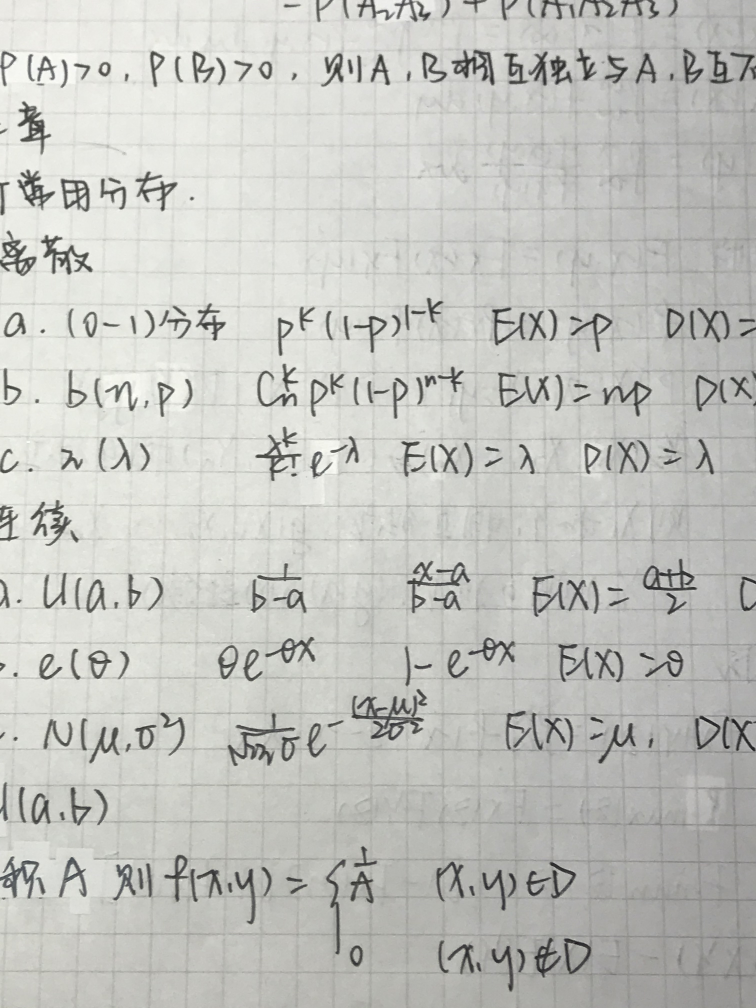
#> input picture img/test5.JPG, 3024 x 4032 px, found by its file name (shown at 1/4 size)
$ python ImageScan.py
#> lines starting #> are read from the running program, lines starting #| are printed output that depends on the picture; after the words box and inside, x2 and y2 are one past the last pixel; in counts of white or black regions, pixels touching at a corner belong together
import cv2
import imutils
import numpy as np


def edge_detection(filepath):
    # resize
    image = cv2.imread(filepath)
    ratio = image.shape[0]/500
    orig = image.copy()
    image = imutils.resize(image, height=500)

    # get gray image, find paper edge
    gray_image = cv2.cvtColor(image, cv2.COLOR_BGR2GRAY)
    gray_image = cv2.GaussianBlur(gray_image, (9,9), 0)
    edged_image = cv2.Canny(gray_image, 75, 200)

    edged_image = cv2.rectangle(edged_image, (0,0),
                                (edged_image.shape[1]-1,edged_image.shape[0]-1), (255, 255, 255),
                                thickness=2)

    return orig, image, ratio, edged_image


def find_contour(image, edged_image):
    cnts = cv2.findContours(edged_image.copy(), cv2.RETR_LIST, cv2.CHAIN_APPROX_SIMPLE)
    cnts = imutils.grab_contours(cnts)
    cnts = sorted(cnts, key=cv2.contourArea, reverse=True)[1:5]      # count the area of contour and sort
    image_cnt = sorted(cnts, key=cv2.contourArea, reverse=True)[0]
    area = edged_image.shape[0]*edged_image.shape[1]
    cnts = [c for c in cnts if cv2.contourArea(c)<0.98*area]

    for c in cnts:
        perimeter = cv2.arcLength(c, True)
        approx = cv2.approxPolyDP(c, 0.02*perimeter, True)          # polygon matching

        if len(approx) == 4 and cv2.contourArea(approx)>0.1*area:
            screenCnt = approx
            break
    else:
        perimeter = cv2.arcLength(image_cnt, True)
        screenCnt = cv2.approxPolyDP(image_cnt, 0.02*perimeter, True)

    cv2.drawContours(image, [screenCnt], -1, (0, 255, 0), 2)

    return screenCnt

def order_points_new(points):
    """
    cloakwise
    """
    sorted_x = points[np.argsort(points[:,0]),:]

    left_most = sorted_x[:2,:]                                      # left coordinates
    right_most = sorted_x[2:,:]                                     # right coordinates
    if left_most[0,1] != left_most[1,1]:
        left_most = left_most[np.argsort(left_most[:,1]),:]
    else:
        left_most = left_most[np.argsort(left_most[:,0])[::-1],:]
    (tl, bl) = left_most

    if right_most[0,1] != right_most[1,1]:
        right_most = right_most[np.argsort(right_most[:,1]),:]
    else:
        right_most = right_most[np.argsort(right_most[:,0])[::-1],:]
    (tr, br) = right_most
    return np.array([tl, tr, br, bl], dtype="float32")


def four_point_transform(image, points):
    rect = order_points_new(points)
    (tl, tr, br, bl) = rect

    # calculate the height and width of the rectangle
    width_b = np.sqrt((br[0]-bl[0])**2 + (br[1]-br[0])**2)
    width_t = np.sqrt((tr[0]-tl[0])**2 + (tr[1]-tl[1])**2)
    width = max(int(width_b), int(width_t))
    height_r = np.sqrt((br[0]-tr[0])**2 + (br[1]-tr[0])**2)
    height_l = np.sqrt((bl[0]-tl[0])**2 + (bl[1]-tl[1])**2)
    height = max(int(height_r),int(height_l))

    dst = np.array([[0, 0], [width-1, 0], [width-1, height-1], [0, height-1]], dtype="float32")
    trans = cv2.getPerspectiveTransform(rect, dst)
    trans = cv2.warpPerspective(image, trans, (width, height))
    return trans


def OTSU(image_gray, th_begin=0, th_end=256, th_step=1):
    bins = np.zeros(256)
    g_max = 0
    best_threshold = 0

    for threshold in range(th_begin, th_end, th_step):
        # 计算得出图中为前景像素的数组
        bin_image_one = image_gray < threshold
        # 计算得出图中为背景像素的数组
        bin_image_two = image_gray >= threshold
        # 计算前景、背景像素个数
        fore_pixel = np.sum(bin_image_one)
        back_pixel = np.sum(bin_image_two)

        # 计算前景像素占图像比
        w0 = float(fore_pixel)/image_gray.size
        # 计算前景像素平均灰度
        u0 = float(np.sum(image_gray * bin_image_one))/fore_pixel
        # 计算背景像素占图像比
        w1 = float(back_pixel)/image_gray.size
        # 计算背景像素平均灰度
        u1 = float(np.sum(image_gray * bin_image_two))/back_pixel

        # 计算类间方差
        g = w0 * w1 * (u0 - u1) * (u0 - u1)
        # 选择最佳阈值
        if g > g_max:
            g_max = g
            best_threshold = threshold
    return best_threshold


def perspective_transform(image, screenCnt, ratio):
    """透视变换"""
    trans = four_point_transform(image, screenCnt.reshape(4,2)*ratio)

    trans = cv2.cvtColor(trans, cv2.COLOR_BGR2GRAY)
    threshold = OTSU(trans, th_step = 10)
    trans = cv2.threshold(trans, threshold, 255, cv2.THRESH_BINARY)

    cv2.imwrite("./img/res5_.jpg", trans[1])
    return trans[1]


def picture_scan(filename):
    origin, image, ratio, edged_image = edge_detection(filename)
#> in edge_detection, image is the input picture: shape (4032, 3024, 3); mean B, G, R 191.6, 196.1, 195.4
#> in edge_detection, `gray_image = cv2.GaussianBlur(gray_image, (9,9), 0)`:
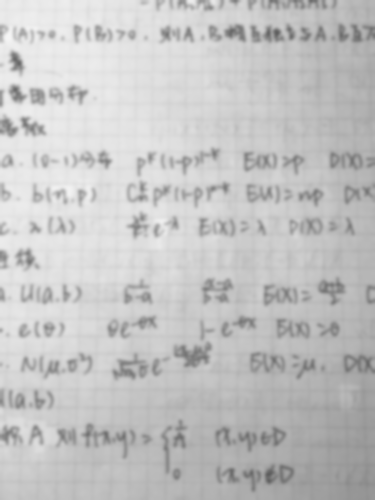
#> gray_image: shape (500, 375); min 93, max 245, mean 195.4
#> in edge_detection, `edged_image = cv2.Canny(gray_image, 75, 200)`:
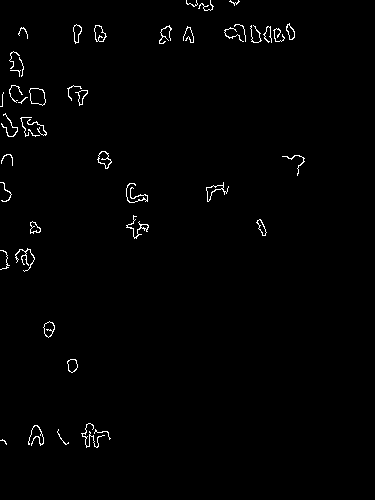
#> edged_image: shape (500, 375); 1.1% white in thin lines or dots, all inside (x1, y1, x2, y2) = (0, 0, 305, 448)
#> in edge_detection, `edged_image = cv2.rectangle(edged_image, (0,0), (edged_image.shape[1]-..`:
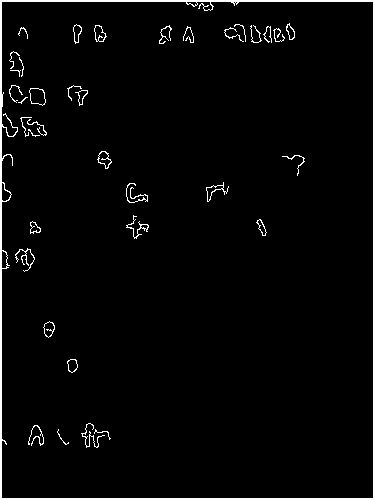
#> edged_image: shape (500, 375); 3% white; 37 white regions (3 under 20 px)
#> ratio = 8.06
    screenCnt = find_contour(image, edged_image)
#> in find_contour, `cnts = cv2.findContours(edged_image.copy(), cv2.RETR_LIST, cv2.CHAIN_A..`: cnts = 56 contours, 25 with area under 20; largest, box (x1, y1, x2, y2) and area: (0, 0, 375, 500) 186626, (1, 1, 374, 499) 184566, (29, 88, 46, 106) 212, (29, 88, 46, 106) 208, (97, 151, 112, 169) 136
#> in find_contour, `cnts = sorted(cnts, key=cv2.contourArea, reverse=True)[1:5]`: cnts = 4 contours; box (x1, y1, x2, y2) and area: (1, 1, 374, 499) 184566, (29, 88, 46, 106) 212, (29, 88, 46, 106) 208, (97, 151, 112, 169) 136
#> in find_contour, `image_cnt = sorted(cnts, key=cv2.contourArea, reverse=True)[0]`: image_cnt = contour of 222 points, box (x1, y1, x2, y2) (1, 1, 374, 499), area 184566
#> in find_contour, `cnts = [c for c in cnts if cv2.contourArea(c)<0.98*area]`: cnts = 3 contours; box (x1, y1, x2, y2) and area: (29, 88, 46, 106) 212, (29, 88, 46, 106) 208, (97, 151, 112, 169) 136
#> the loop in find_contour, `for c in cnts:` made 3 passes
#> perimeter on passes 1 to 2: 59.56, 57.21
#> in find_contour, `cv2.drawContours(image, [screenCnt], -1, (0, 255, 0), 2)`:
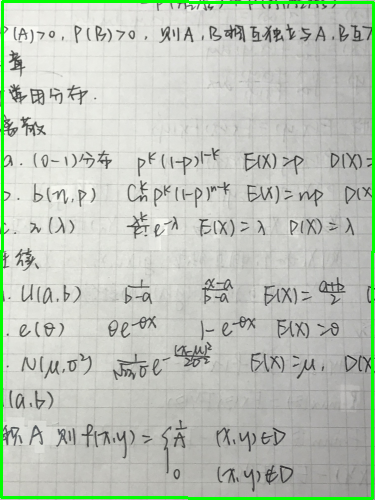
#> image: shape (500, 375, 3); mean B, G, R 186.5, 198, 190.2
#> screenCnt = [[2, 1], [373, 2], [372, 498], [1, 497]]
    trans = perspective_transform(origin, screenCnt, ratio)
#> in order_points_new, `sorted_x = points[np.argsort(points[:,0]),:]`: sorted_x = [[8.06, 4007.8], [16.13, 8.06], [2999.8, 4015.9], [3007.9, 16.13]]
#> in order_points_new, `left_most = sorted_x[:2,:]`: left_most = [[8.06, 4007.8], [16.13, 8.06]]
#> in order_points_new, `right_most = sorted_x[2:,:]`: right_most = [[2999.8, 4015.9], [3007.9, 16.13]]
#> in order_points_new, `left_most = left_most[np.argsort(left_most[:,1]),:]`: left_most = [[16.13, 8.06], [8.06, 4007.8]]
#> in order_points_new, `(tl, bl) = left_most`: tl = [16.13, 8.06]; bl = [8.06, 4007.8]
#> in order_points_new, `right_most = right_most[np.argsort(right_most[:,1]),:]`: right_most = [[3007.9, 16.13], [2999.8, 4015.9]]
#> in order_points_new, `(tr, br) = right_most`: tr = [3007.9, 16.13]; br = [2999.8, 4015.9]
#> in four_point_transform, `rect = order_points_new(points)`: rect = [[16.13, 8.06], [3007.9, 16.13], [2999.8, 4015.9], [8.06, 4007.8]]
#> in four_point_transform, `(tl, tr, br, bl) = rect`: tl = [16.13, 8.06]; tr = [3007.9, 16.13]; br = [2999.8, 4015.9]; bl = [8.06, 4007.8]
#> in four_point_transform, `width_b = np.sqrt((br[0]-bl[0])**2 + (br[1]-br[0])**2)`: width_b = 3159.6
#> in four_point_transform, `width_t = np.sqrt((tr[0]-tl[0])**2 + (tr[1]-tl[1])**2)`: width_t = 2991.8
#> in four_point_transform, `width = max(int(width_b), int(width_t))`: width = 3159
#> in four_point_transform, `height_r = np.sqrt((br[0]-tr[0])**2 + (br[1]-tr[0])**2)`: height_r = 1008
#> in four_point_transform, `height_l = np.sqrt((bl[0]-tl[0])**2 + (bl[1]-tl[1])**2)`: height_l = 3999.8
#> in four_point_transform, `height = max(int(height_r),int(height_l))`: height = 3999
#> in four_point_transform, `dst = np.array([[0, 0], [width-1, 0], [width-1, height-1], [0, height-..`: dst = [[0, 0], [3158, 0], [3158, 3998], [0, 3998]]
#> in four_point_transform, `trans = cv2.getPerspectiveTransform(rect, dst)`: trans = [[1.06, 0.00213, -17.04], [-0.00269, 1, -8.02], [-2.96e-12, 2.94e-12, 1]]
#> in four_point_transform, `trans = cv2.warpPerspective(image, trans, (width, height))`:
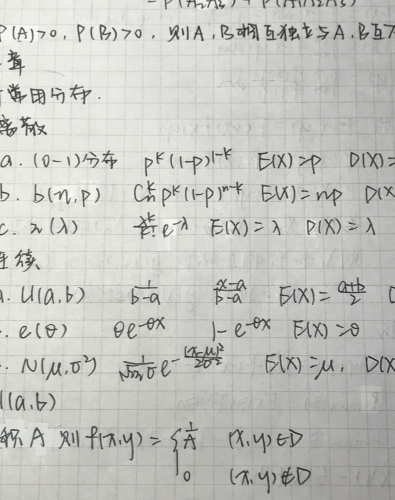
#> trans: shape (3999, 3159, 3) (shown at 1/8 size); mean B, G, R 191.8, 196.3, 195.6
#> the loop in OTSU, `for threshold in range(th_begin, th_end, th_step):` made 26 passes
#> (fore_pixel, back_pixel, w0, u0, w1, u1, g, g_max) on passes 3 to 9: (25, 12632816, 1.98e-06, 17.28, 1, 195.6, 0.0629, 0.0629), (272, 12632569, 2.15e-05, 25.29, 1, 195.6, 0.625, 0.625), (2127, 12630714, 0.000168, 34.92, 1, 195.6, 4.35, 4.35), (13990, 12618851, 0.00111, 44.09, 0.999, 195.8, 25.46, 25.46), (52444, 12580397, 0.00415, 52.26, 0.996, 196.2, 85.67, 85.67), (124044, 12508797, 0.00982, 59.56, 0.99, 197, 183.6, 183.6), (233753, 12399088, 0.0185, 66.68, 0.981, 198, 313.4, 313.4)
#> pass 3, in OTSU, `bin_image_one = image_gray < threshold`:
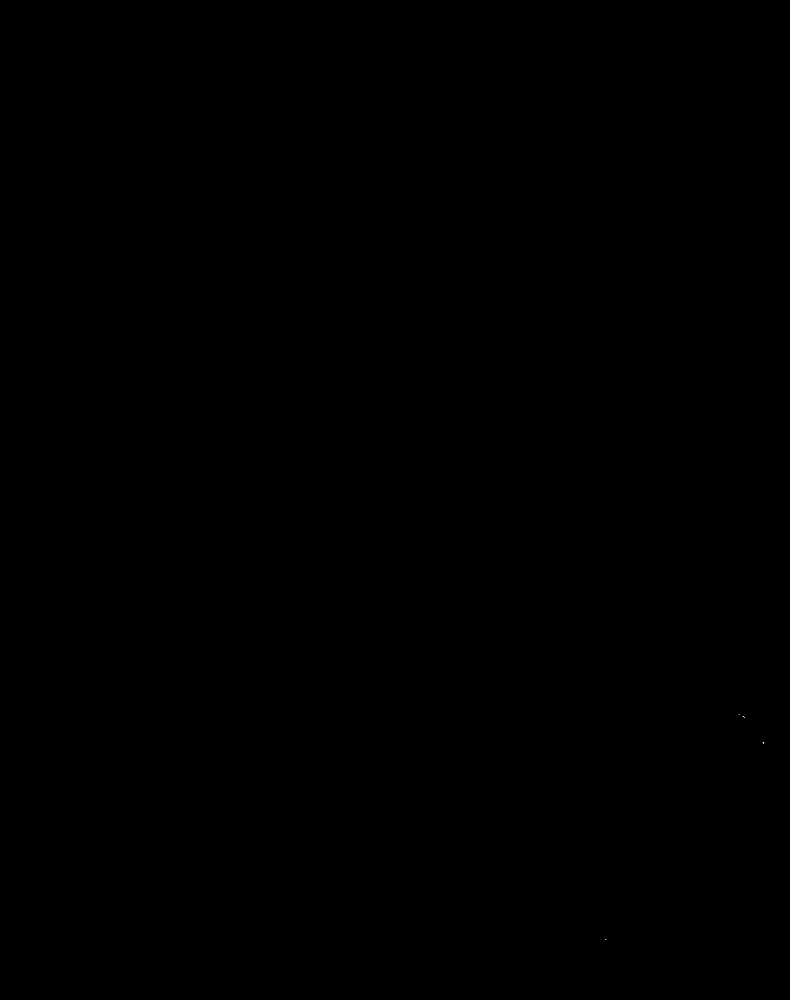
#> bin_image_one: shape (3999, 3159) bool (shown at 1/4 size); 0% white in thin lines or dots, all inside (x1, y1, x2, y2) = (2421, 2858, 3055, 3759)
#> after the loop in OTSU, `for threshold in range(th_begin, th_end, th_step):`: best_threshold = 150; g_max = 630.2
#> in perspective_transform, `threshold = OTSU(trans, th_step = 10)`: threshold = 150
#> in perspective_transform, `cv2.imwrite("./img/res5_.jpg", trans[1])`:
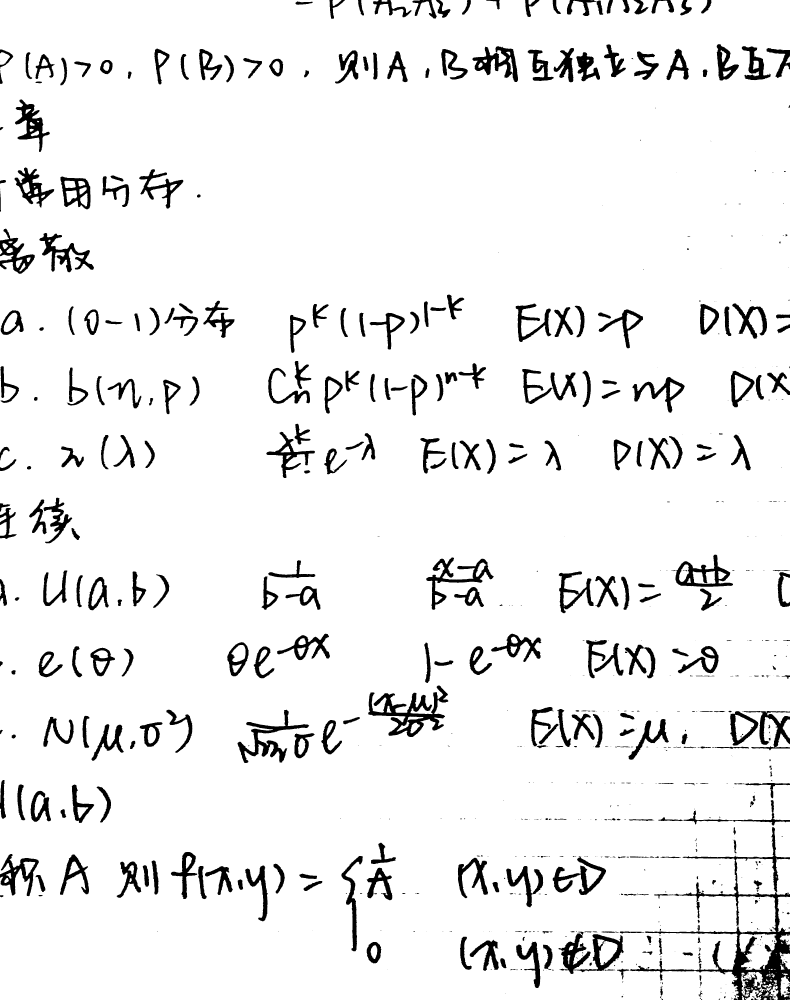
#> saved as res5_.jpg: shape (3999, 3159) (shown at 1/4 size); 93.5% white; 760 black regions (340 under 20 px), largest, box (x1, y1, x2, y2) and area: (2520, 3308, 3159, 3999) 55193, (1473, 2742, 1793, 2948) 21752, (2234, 3727, 2496, 3896) 16078
    return trans


if __name__ == "__main__":
    picture_scan("./img/test5.jpg")

$ run again, with img/test1.JPG copied over img/test5.JPG
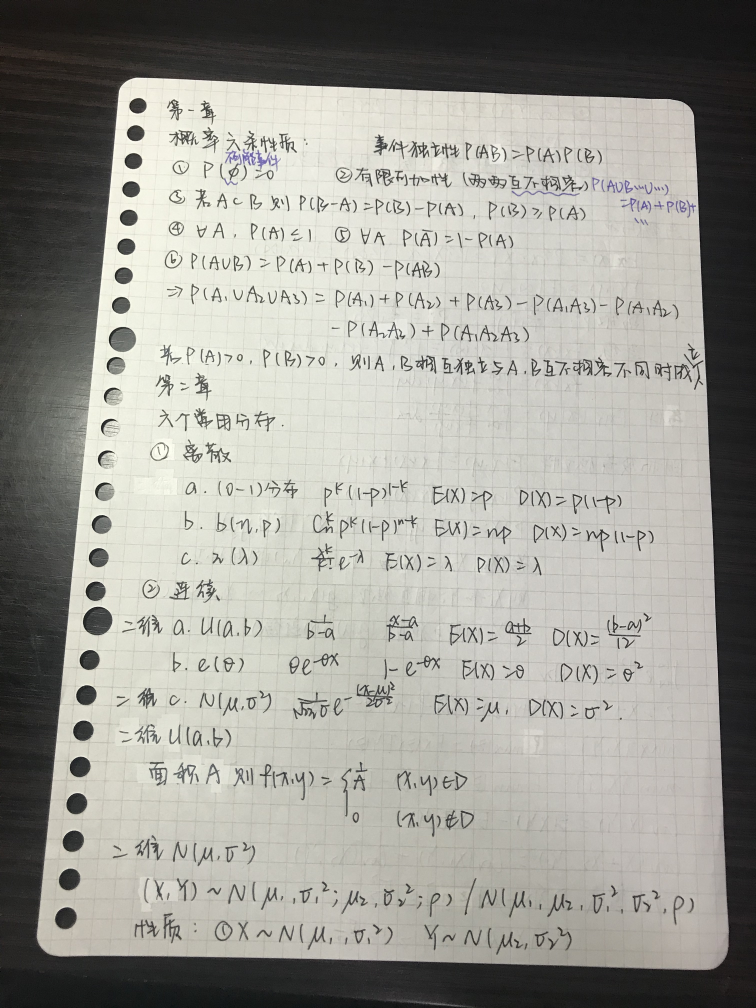
#> input picture img/test1.JPG, 3024 x 4032 px, found by its file name (shown at 1/4 size)
#> in edge_detection, image is the input picture: shape (4032, 3024, 3); mean B, G, R 149.1, 155.9, 156.6
#> in edge_detection, `edged_image = cv2.rectangle(edged_image, (0,0), (edged_image.shape[1]-..`:
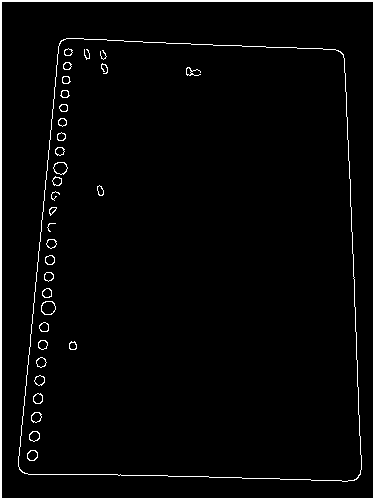
#> edged_image: shape (500, 375); 3.2% white; 34 white regions (1 under 20 px)
#> in picture_scan, `origin, image, ratio, edged_image = edge_detection(filename)`: ratio = 8.06
#> in find_contour, `cnts = cv2.findContours(edged_image.copy(), cv2.RETR_LIST, cv2.CHAIN_A..`: cnts = 63 contours, 5 with area under 20; largest, box (x1, y1, x2, y2) and area: (0, 0, 375, 500) 186626, (1, 1, 374, 499) 184882, (18, 38, 362, 482) 136152, (18, 38, 362, 482) 136134, (41, 301, 56, 315) 156
#> in find_contour, `cnts = sorted(cnts, key=cv2.contourArea, reverse=True)[1:5]`: cnts = 4 contours; box (x1, y1, x2, y2) and area: (1, 1, 374, 499) 184882, (18, 38, 362, 482) 136152, (18, 38, 362, 482) 136134, (41, 301, 56, 315) 156
#> image_cnt = [[1, 2], [2, 1], [372, 1], [373, 2], [373, 497], [372, 498], [2, 498], [1, 497]]
#> in find_contour, `cnts = [c for c in cnts if cv2.contourArea(c)<0.98*area]`: cnts = 3 contours; box (x1, y1, x2, y2) and area: (18, 38, 362, 482) 136152, (18, 38, 362, 482) 136134, (41, 301, 56, 315) 156
#> the loop in find_contour, `for c in cnts:` made 1 pass
#> (perimeter, screenCnt) on pass 1: (1515.7, [[61, 40], [19, 469], [356, 479], [343, 54]])
#> in picture_scan, `screenCnt = find_contour(image, edged_image)`: screenCnt = [[61, 40], [19, 469], [356, 479], [343, 54]]
#> sorted_x = [[153.2, 3782], [491.9, 322.6], [2766, 435.5], [2870.8, 3862.7]]
#> in order_points_new, `left_most = sorted_x[:2,:]`: left_most = [[153.2, 3782], [491.9, 322.6]]
#> right_most = [[2766, 435.5], [2870.8, 3862.7]]
#> in order_points_new, `left_most = left_most[np.argsort(left_most[:,1]),:]`: left_most = [[491.9, 322.6], [153.2, 3782]]
#> in order_points_new, `(tl, bl) = left_most`: tl = [491.9, 322.6]; bl = [153.2, 3782]
#> in order_points_new, `(tr, br) = right_most`: tr = [2766, 435.5]; br = [2870.8, 3862.7]
#> rect = [[491.9, 322.6], [2766, 435.5], [2870.8, 3862.7], [153.2, 3782]]
#> in four_point_transform, `(tl, tr, br, bl) = rect`: tl = [491.9, 322.6]; tr = [2766, 435.5]; br = [2870.8, 3862.7]; bl = [153.2, 3782]
#> width_b = 2892.9
#> width_t = 2276.8
#> width = 2892
#> height_r = 1101.7
#> height_l = 3476
#> height = 3475
#> dst = [[0, 0], [2891, 0], [2891, 3474], [0, 3474]]
#> in four_point_transform, `trans = cv2.getPerspectiveTransform(rect, dst)`: trans = [[1.27, 0.124, -662.8], [-0.0602, 1.21, -361.3], [-8.64e-06, 5.65e-05, 1]]
#> the loop in OTSU, `for threshold in range(th_begin, th_end, th_step):` made 26 passes
#> (fore_pixel, back_pixel, w0, u0, w1, u1, g, g_max) on passes 2 to 8: (169, 10049531, 1.68e-05, 6.83, 1, 200.2, 0.629, 0.629), (1137, 10048563, 0.000113, 14.23, 1, 200.2, 3.91, 3.91), (3766, 10045934, 0.000375, 21.84, 1, 200.2, 11.92, 11.92), (12859, 10036841, 0.00128, 31.67, 0.999, 200.4, 36.37, 36.37), (42312, 10007388, 0.00421, 41.06, 0.996, 200.8, 107, 107), (98579, 9951121, 0.00981, 48.93, 0.99, 201.7, 226.6, 226.6), (184014, 9865686, 0.0183, 56.3, 0.982, 202.9, 386.1, 386.1)
#> after the loop in OTSU, `for threshold in range(th_begin, th_end, th_step):`: best_threshold = 150; g_max = 831.3
#> threshold = 150
#> in perspective_transform, `cv2.imwrite("./img/res5_.jpg", trans[1])`:
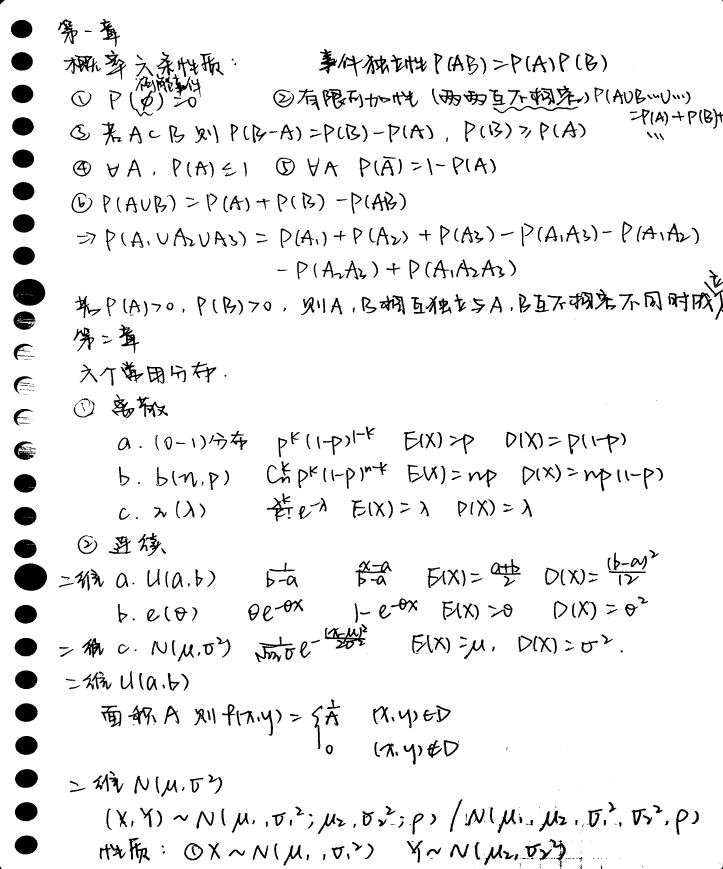
#> saved as res5_.jpg: shape (3475, 2892) (shown at 1/4 size); 93.8% white; 863 black regions (166 under 20 px), largest, box (x1, y1, x2, y2) and area: (57, 2254, 188, 2363) 11163, (52, 1116, 181, 1223) 10731, (58, 3342, 151, 3418) 5413
